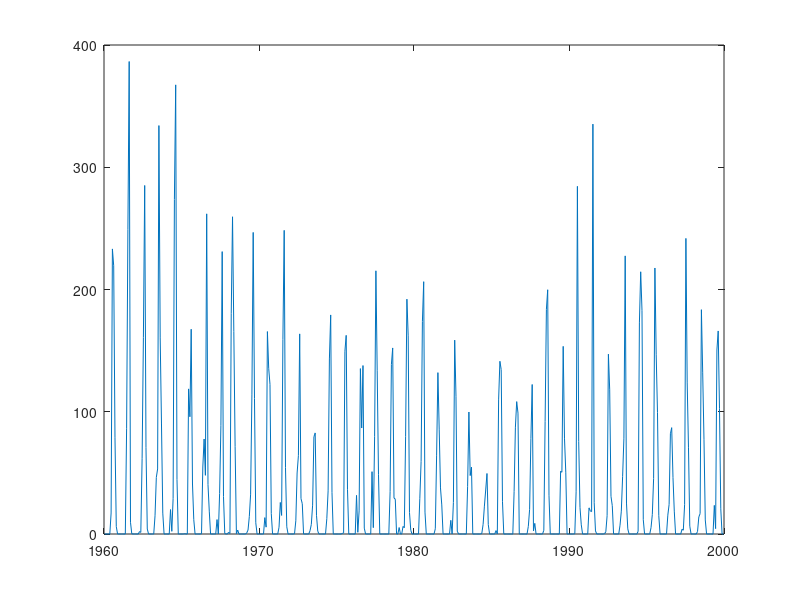

Source code (MATLAB): (Note: this script raises an error after producing the figure.)
%
% Time series analysis
% Assignment 
%
%
clear; 
close all;
% addpath('functions', '/data')     % Add this line to update the path
addpath('../functions', '../data')     % Add this line to update the path (Hanna)
%% 1. Introduction to the data
clear
close all
clc

load proj23.mat

%% 2.1: Studying the rain (org) data for El-Geneina
close all; 
% We start by plotting the rain_org data 
nbrLags = 50;
figure(1)
plot(ElGeneina.rain_org_t, ElGeneina.rain_org)
basicPlot(ElGeneina.rain_org, nbrLags, 'ElGeneina.rain_org')

% we see that the data is not at all gaussian, maybe it would be nice to
% log it? BUT, we have 0 values in the data, so first we need to add a
% contant to the data. 

constant = 10;

%% test
close all; 


log_data = log(ElGeneina.rain_org);
new_data = zeros(length(log_data),1);
for t=1:length(new_data)
    if log_data(t) == -inf 
        new_data(t) = 0;
    else 
        new_data(t) = log_data(t);
    end
end

plot(new_data)
basicPlot(new_data, nbrLags, 'Log ElGeneina.rain_org')
